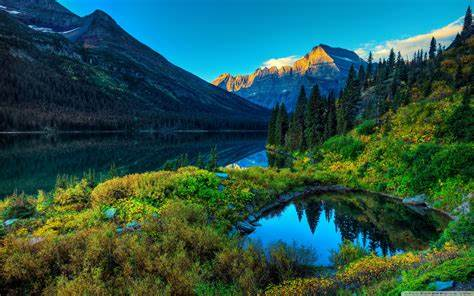
#> input picture Lab2/rgbimage.jpg, 474 x 296 px, found by its file name
$ python gamma.py
#> lines starting #> are read from the running program, lines starting #| are printed output that depends on the picture
import cv2
import numpy as np

image = cv2.imread(r"C:\Users\OSLAB\Documents\210962021\Lab2\rgbimage.jpg")
#> image is the input picture: shape (296, 474, 3); mean B, G, R 76.4, 84.7, 39.1

for gamma in [0.1,0.8,1.6,3.2]:
    gamma_corrected = np.array(255*(image/255) ** gamma,dtype = np.uint8)

    cv2.imshow("Gamma Corrected Image for value  "+str(gamma),gamma_corrected)
    cv2.waitKey(0)
#> this loop made 4 passes
#> pass 1, `gamma_corrected = np.array(255*(image/255) ** gamma,dtype = np.uint8)`:
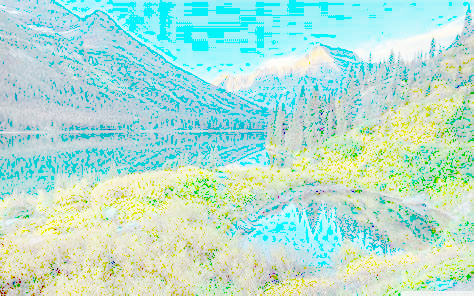
#> gamma_corrected: shape (296, 474, 3); mean B, G, R 209.8, 223.3, 179.3
#> pass 3, `gamma_corrected = np.array(255*(image/255) ** gamma,dtype = np.uint8)`:
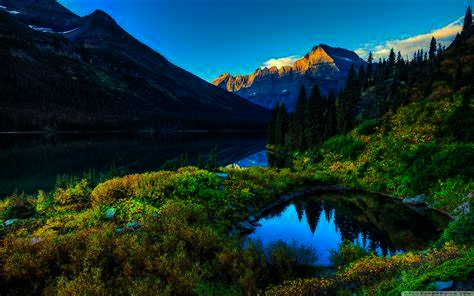
#> gamma_corrected: shape (296, 474, 3); mean B, G, R 50.8, 51.2, 19.8
